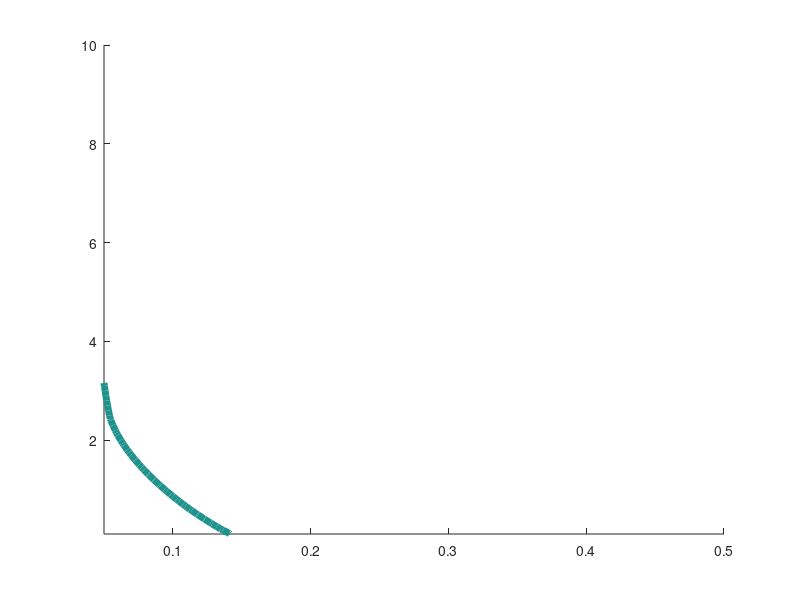

Source code (MATLAB): (Note: this script raises an error after producing the figure.)
% 
% close all;
% clear all;


%% define colors here

C1 = [252,251,253;242,240,247;239,237,245;218,218,235;203,201,226;188,189,220;158,154,200;128,125,186;117,107,177;106,81,163;84,39,143;74,20,134;63,0,125];
C1 = C1/255;

C2 = [142,1,82;197,27,125;208,28,139;222,119,174;233,163,201;241,182,218;253,224,239;247,247,247;230,245,208;184,225,134;161,215,106;127,188,65;77,172,38;77,146,33;39,100,25];
C2 = C2/255;

%% Dw = 0
figure; hold on;
lev = [10 101];
load('sym/DwZero/data/symD3ptheta005.mat','D','list_beta','list_v1')
[B1,hfigc] = contour(list_v1,list_beta,D,lev);
set(hfigc,'LineWidth',5.0,'Color',C1(4,:));

load('sym/DwZero/data/symD3ptheta01.mat','D','list_beta','list_v1')
[B1,hfigc] = contour(list_v1,list_beta,D,lev);
set(hfigc,'LineWidth',5.0,'Color',C1(4,:));

load('sym/DwZero/data/symD3ptheta015.mat','D','list_beta','list_v1')
[B1,hfigc] = contour(list_v1,list_beta,D,lev);
set(hfigc,'LineWidth',5.0,'Color',C1(4,:));

%% Intermediate Dw values here -- Dw = 1

load('sym/DwOne/sym3pDw1_theta005.mat','D','list_beta','list_v2')
[B1,hfigc] = contour(list_v2,list_beta,D,lev);
set(hfigc,'LineWidth',5.0,'Color',C1(7,:));
% clabel(B1,hfigc,'FontSize',20);

load('sym/DwOne/sym3pDw1_theta01.mat','D','list_beta','list_v2')
[B1,hfigc] = contour(list_v2,list_beta,D,lev);
set(hfigc,'LineWidth',5.0,'Color',C1(7,:));
% clabel(B1,hfigc,'FontSize',20);

load('sym/DwOne/sym3pDw1_theta015.mat','D','list_beta','list_v2')
[B1,hfigc] = contour(list_v2,list_beta,D,lev);
set(hfigc,'LineWidth',5.0,'Color',C1(7,:));
% clabel(B1,hfigc,'FontSize',20);

%% Dw Infinity

load('sym/DwInfinite/data/DwInfsym3p_theta005.mat','D','list_beta','list_v1')
% lev = [ 50 101];
[B1,hfigc] = contour(list_v1,list_beta,D,lev);
set(hfigc,'LineWidth',5.0,'Color',C1(10,:));

load('sym/DwInfinite/data/DwInfsym3p_theta01.mat','D','list_beta','list_v1')
[B1,hfigc] = contour(list_v1,list_beta,D,lev);
set(hfigc,'LineWidth',5.0,'Color',C1(10,:));

load('sym/DwInfinite/data/DwInfsym3p_theta015.mat','D','list_beta','list_v1')
[B1,hfigc] = contour(list_v1,list_beta,D,lev);
set(hfigc,'LineWidth',5.0,'Color',C1(10,:));
set(gca,'fontsize',30);
xlabel('$v_1(0)$','fontsize',25,'interpreter','latex');
ylabel('$\beta$','fontsize',25,'interpreter','latex');


%% ASYM

%% Dw = 0

load('asym/DwZero/data/asym3ptheta005.mat','D','list_beta','list_v1')
[B1,hfigc] = contour(list_v1,list_beta,D,lev);
set(hfigc,'LineWidth',5.0,'Color',C2(6,:));

load('asym/DwZero/data/asym3ptheta01.mat','D','list_beta','list_v1')
[B1,hfigc] = contour(list_v1,list_beta,D,lev);
set(hfigc,'LineWidth',5.0,'Color',C2(6,:));

load('asym/DwZero/data/asym3ptheta015.mat','D','list_beta','list_v1')
[B1,hfigc] = contour(list_v1,list_beta,D,lev);
set(hfigc,'LineWidth',5.0,'Color',C2(6,:));

%% Intermediate Dw values here -- Dw = 1

load('asym/DwOne/Dw1asym3p_theta005.mat','D','list_beta','list_v1')
[B1,hfigc] = contour(list_v1,list_beta,D,lev);
set(hfigc,'LineWidth',5.0,'Color',C2(4,:));
% clabel(B1,hfigc,'FontSize',20);

load('asym/DwOne/Dw1asym3p_theta01.mat','D','list_beta','list_v1')
[B1,hfigc] = contour(list_v1,list_beta,D,lev);
set(hfigc,'LineWidth',5.0,'Color',C2(4,:));
% clabel(B1,hfigc,'FontSize',20);

load('asym/DwOne/Dw1asym3p_theta015.mat','D','list_beta','list_v1')
[B1,hfigc] = contour(list_v1,list_beta,D,lev);
set(hfigc,'LineWidth',5.0,'Color',C2(4,:));
% clabel(B1,hfigc,'FontSize',20);

%% Dw Infinity

load('asym/DwInfinite/data/Dwinfasym3p_theta005.mat','D','list_beta','list_v1')
% lev = [ 50 101];
[B1,hfigc] = contour(list_v1,list_beta,D,lev);
set(hfigc,'LineWidth',5.0,'Color',C2(3,:));

load('asym/DwInfinite/data/Dwinfasym3p_theta01.mat','D','list_beta','list_v1')
[B1,hfigc] = contour(list_v1,list_beta,D,lev);
set(hfigc,'LineWidth',5.0,'Color',C2(3,:));

load('asym/DwInfinite/data/Dwinfasym3p_theta015.mat','D','list_beta','list_v1')
[B1,hfigc] = contour(list_v1,list_beta,D,lev);
set(hfigc,'LineWidth',5.0,'Color',C2(3,:));
set(gca,'fontsize',30); ylim([0 5])
xlabel('$v_1(0)$','fontsize',25,'interpreter','latex');
ylabel('$\beta$','fontsize',25,'interpreter','latex');

ax1 = gca;  % Store handle to axes 1.
% Create smaller axes in top right, and plot on it
% Store handle to axes 2 in ax2.
ax2 = axes('Position',[0.6 0.67 0.25 0.25])
box on;
load('sym/DwZero/data/symD3ptheta01.mat','D','list_beta','list_v1')
colormap(hot);
pcolor(list_v1,list_beta,D); shading flat;
h=colorbar;
set(get(h,'title'),'string','$D_v$','interpreter','latex');


